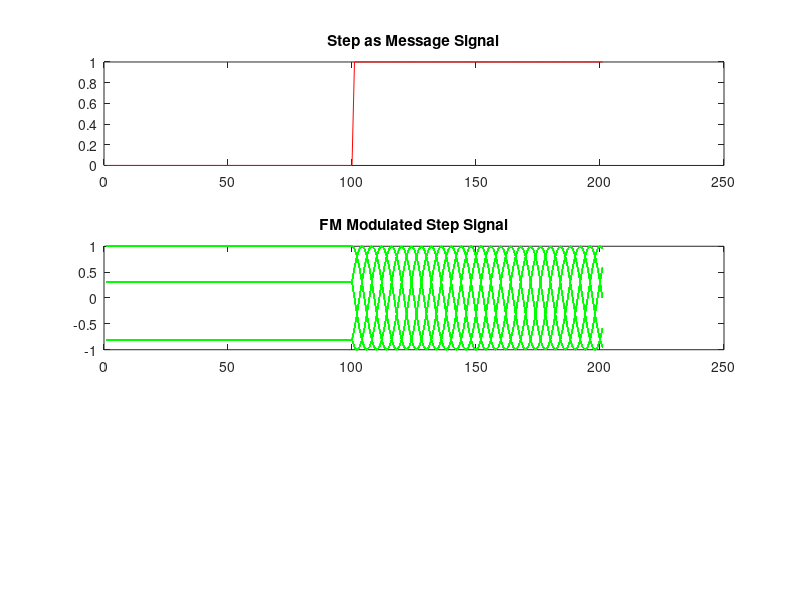

MATLAB code for this plot: (Note: this script raises an error after producing the figure.)
Fs = 1000; %sampling frequency/rate
Fc = 200; %carrier frequency
T = (0:1/Fs:0.2)'; %sampling time
t = (-1:0.01:1)';
dev = 50; %freq deviation
step = t>=0;
subplot(311);
plot(step,'r')
title('Step as Message Signal');
%% Modulation
y = fmmod(step,Fc,Fs,dev); %Modulate
subplot(312);
plot(y,'g')
title('FM Modulated Step Signal');
%% Demodulation
z = fmdemod(y,Fc,Fs,dev); %Demodulate
subplot(313);
plot(z,'b')
title('FM Demodulated Step Signal');
